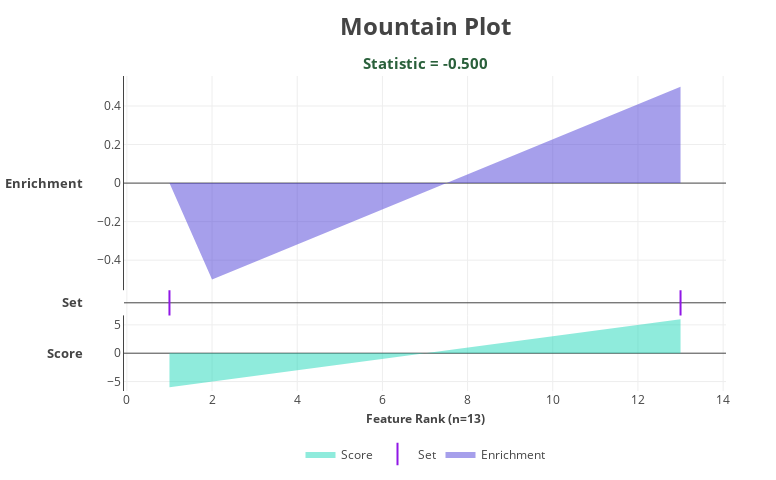
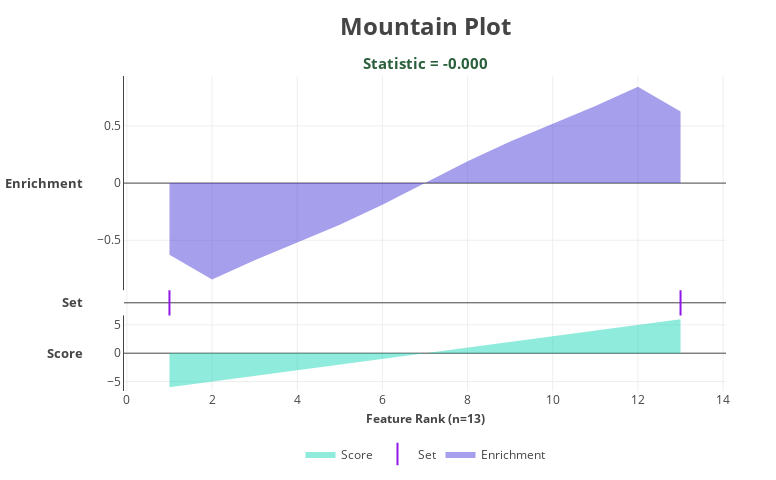

The cell these charts' notebook holds for them, in order:
### Markdown cell above
## plot_mountain

### Code cell
di = joinpath(homedir(), "Downloads", "")

fe_, sc_, fe1_ = Kwat.feature_set_enrichment.make_benchmark("card AK")

println(
    Kwat.feature_set_enrichment.score_set(
        fe_,
        sc_,
        fe1_;
        si = false,
        pa = joinpath(di, "old_algorithm.png"),
    ),
)

println(
    Kwat.feature_set_enrichment.score_set_new(
        fe_,
        sc_,
        fe1_;
        si = false,
        pa = joinpath(di, "new_algorithm.jpeg"),
    ),
)

### Figure 1 — Plotly figure (JSON) as saved in the notebook; plotly's stock layout.template omitted (floating-point values rounded to 4 significant figures)
{"data": [{"fill": "tozeroy", "hoverinfo": "x+y+text", "line": {"color": "20d8ba", "width": 0}, "mode": "lines", "name": "Score", "text": ["A", "2", "3", "4", "5", "6", "7", "8", "9", "X", "J", "Q", "K"], "type": "scatter", "x": [1, 2, 3, 4, 5, 6, 7, 8, 9, 10, 11, 12, 13], "y": [-6, -5, -4, -3, -2, -1, 0, 1, 2, 3, 4, 5, 6]}, {"hoverinfo": "x+text", "marker": {"color": "9017e6", "line": {"width": 2}, "size": 24.58, "symbol": "line-ns-open"}, "mode": "markers", "name": "Set", "text": ["A", "K"], "type": "scatter", "x": [1, 13], "y": [0, 0], "yaxis": "y2"}, {"fill": "tozeroy", "hoverinfo": "x+y+text", "line": {"color": "#4e40d8", "width": 0}, "mode": "lines", "name": "Enrichment", "text": ["A", "2", "3", "4", "5", "6", "7", "8", "9", "X", "J", "Q", "K"], "type": "scatter", "x": [1, 2, 3, 4, 5, 6, 7, 8, 9, 10, 11, 12, 13], "y": [-1.388e-16, -0.5, -0.4091, -0.3182, -0.2273, -0.1364, -0.04545, 0.04545, 0.1364, 0.2273, 0.3182, 0.4091, 0.5], "yaxis": "y3"}], "layout": {"annotations": [{"font": {"size": 24}, "showarrow": false, "text": "<b>Mountain Plot</b>", "x": 0.5, "xanchor": "center", "xref": "paper", "y": 1.16, "yanchor": "middle", "yref": "paper"}, {"font": {"color": "2a603b", "size": 15.36}, "showarrow": false, "text": "<b>Statistic = -0.500</b>", "x": 0.5, "xanchor": "center", "xref": "paper", "y": 1.04, "yanchor": "middle", "yref": "paper"}, {"font": {"size": 12.6}, "showarrow": false, "text": "<b>Score</b>", "x": -0.064, "xanchor": "right", "xref": "paper", "y": 0.12, "yanchor": "middle", "yref": "paper"}, {"font": {"size": 12.6}, "showarrow": false, "text": "<b>Set</b>", "x": -0.064, "xanchor": "right", "xref": "paper", "y": 0.28, "yanchor": "middle", "yref": "paper"}, {"font": {"size": 12.6}, "showarrow": false, "text": "<b>Enrichment</b>", "x": -0.064, "xanchor": "right", "xref": "paper", "y": 0.66, "yanchor": "middle", "yref": "paper"}, {"showarrow": false, "text": "<b>Feature Rank (n=13)</b>", "x": 0.5, "xanchor": "center", "xref": "paper", "y": -0.088, "yanchor": "middle", "yref": "paper"}], "autosize": false, "height": 480, "hovermode": "closest", "legend": {"orientation": "h", "x": 0.5, "xanchor": "center", "y": -0.2, "yanchor": "middle"}, "margin": {"b": 50, "l": 124, "r": 50, "t": 76}, "width": 776.6, "xaxis": {"showspikes": true, "spikedash": "solid", "spikemode": "across", "spikethickness": 0.8, "zeroline": false}, "yaxis1": {"domain": [0, 0.24], "showline": true}, "yaxis2": {"domain": [0.24, 0.32], "showgrid": false, "showticklabels": false}, "yaxis3": {"domain": [0.32, 1], "showline": true}}}

### Figure 2 — Plotly figure (JSON) as saved in the notebook; plotly's stock layout.template omitted (floating-point values rounded to 4 significant figures)
{"data": [{"fill": "tozeroy", "hoverinfo": "x+y+text", "line": {"color": "20d8ba", "width": 0}, "mode": "lines", "name": "Score", "text": ["A", "2", "3", "4", "5", "6", "7", "8", "9", "X", "J", "Q", "K"], "type": "scatter", "x": [1, 2, 3, 4, 5, 6, 7, 8, 9, 10, 11, 12, 13], "y": [-6, -5, -4, -3, -2, -1, 0, 1, 2, 3, 4, 5, 6]}, {"hoverinfo": "x+text", "marker": {"color": "9017e6", "line": {"width": 2}, "size": 24.58, "symbol": "line-ns-open"}, "mode": "markers", "name": "Set", "text": ["A", "K"], "type": "scatter", "x": [1, 13], "y": [0, 0], "yaxis": "y2"}, {"fill": "tozeroy", "hoverinfo": "x+y+text", "line": {"color": "#4e40d8", "width": 0}, "mode": "lines", "name": "Enrichment", "text": ["A", "2", "3", "4", "5", "6", "7", "8", "9", "X", "J", "Q", "K"], "type": "scatter", "x": [1, 2, 3, 4, 5, 6, 7, 8, 9, 10, 11, 12, 13], "y": [-0.6264, -0.8432, -0.6751, -0.5233, -0.3646, -0.1904, 0, 0.1904, 0.3646, 0.5233, 0.6751, 0.8432, 0.6264], "yaxis": "y3"}], "layout": {"annotations": [{"font": {"size": 24}, "showarrow": false, "text": "<b>Mountain Plot</b>", "x": 0.5, "xanchor": "center", "xref": "paper", "y": 1.16, "yanchor": "middle", "yref": "paper"}, {"font": {"color": "2a603b", "size": 15.36}, "showarrow": false, "text": "<b>Statistic = -0.000</b>", "x": 0.5, "xanchor": "center", "xref": "paper", "y": 1.04, "yanchor": "middle", "yref": "paper"}, {"font": {"size": 12.6}, "showarrow": false, "text": "<b>Score</b>", "x": -0.064, "xanchor": "right", "xref": "paper", "y": 0.12, "yanchor": "middle", "yref": "paper"}, {"font": {"size": 12.6}, "showarrow": false, "text": "<b>Set</b>", "x": -0.064, "xanchor": "right", "xref": "paper", "y": 0.28, "yanchor": "middle", "yref": "paper"}, {"font": {"size": 12.6}, "showarrow": false, "text": "<b>Enrichment</b>", "x": -0.064, "xanchor": "right", "xref": "paper", "y": 0.66, "yanchor": "middle", "yref": "paper"}, {"showarrow": false, "text": "<b>Feature Rank (n=13)</b>", "x": 0.5, "xanchor": "center", "xref": "paper", "y": -0.088, "yanchor": "middle", "yref": "paper"}], "autosize": false, "height": 480, "hovermode": "closest", "legend": {"orientation": "h", "x": 0.5, "xanchor": "center", "y": -0.2, "yanchor": "middle"}, "margin": {"b": 50, "l": 124, "r": 50, "t": 76}, "width": 776.6, "xaxis": {"showspikes": true, "spikedash": "solid", "spikemode": "across", "spikethickness": 0.8, "zeroline": false}, "yaxis1": {"domain": [0, 0.24], "showline": true}, "yaxis2": {"domain": [0.24, 0.32], "showgrid": false, "showticklabels": false}, "yaxis3": {"domain": [0.32, 1], "showline": true}}}
